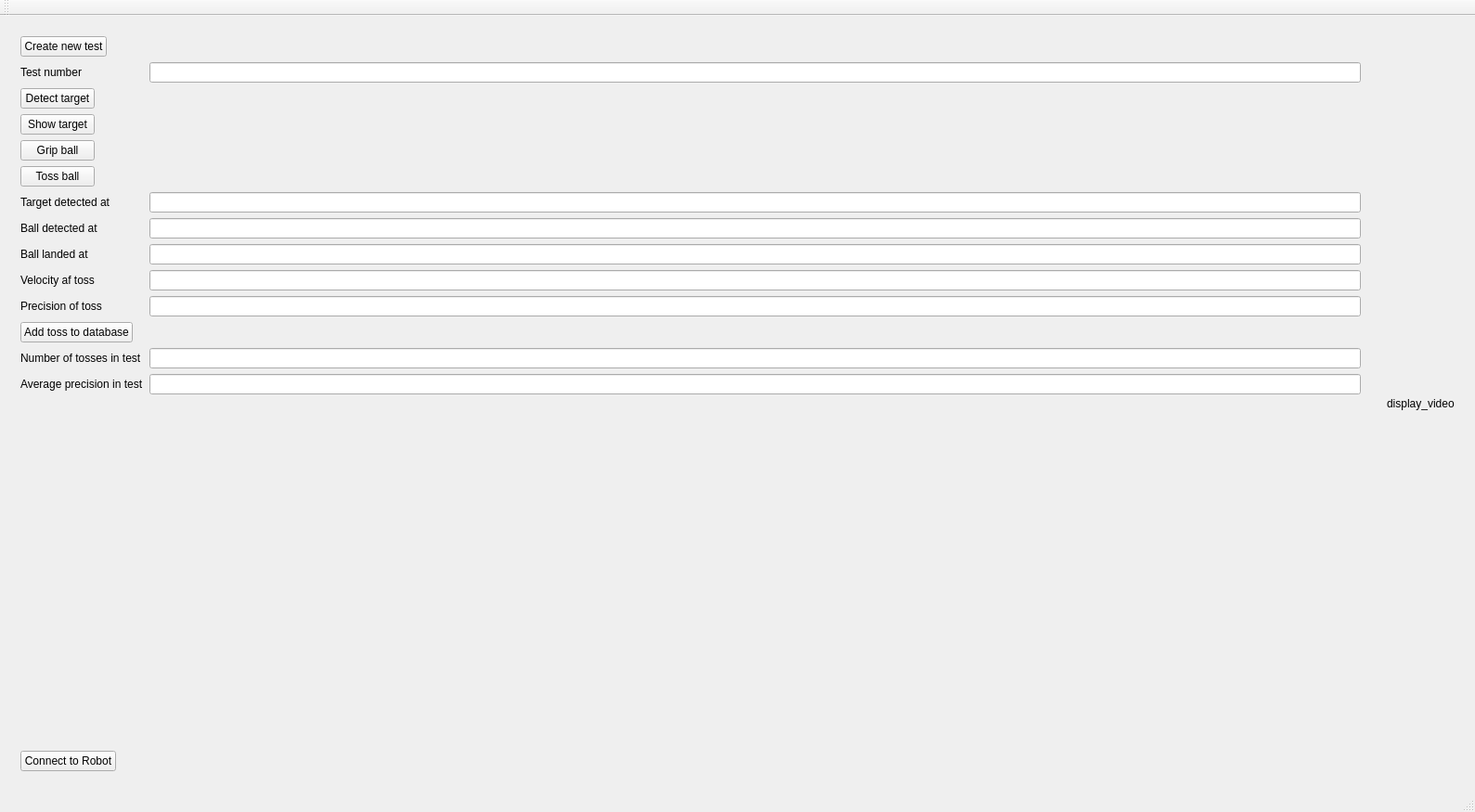
<?xml version="1.0" encoding="UTF-8"?>
<ui version="4.0">
 <class>MainWindow</class>
 <widget class="QMainWindow" name="MainWindow">
  <property name="geometry">
   <rect>
    <x>0</x>
    <y>0</y>
    <width>1589</width>
    <height>875</height>
   </rect>
  </property>
  <property name="windowTitle">
   <string>MainWindow</string>
  </property>
  <widget class="QWidget" name="centralWidget">
   <layout class="QHBoxLayout" name="horizontalLayout">
    <item>
     <widget class="QWidget" name="widget" native="true">
      <layout class="QFormLayout" name="formLayout">
       <item row="0" column="0">
        <widget class="QPushButton" name="pbCreateNewTest">
         <property name="text">
          <string>Create new test</string>
         </property>
        </widget>
       </item>
       <item row="1" column="0">
        <widget class="QLabel" name="label_7">
         <property name="text">
          <string>Test number</string>
         </property>
        </widget>
       </item>
       <item row="1" column="1">
        <widget class="QLineEdit" name="leTestNumber"/>
       </item>
       <item row="8" column="0">
        <widget class="QPushButton" name="pbGripBall">
         <property name="text">
          <string>Grip ball</string>
         </property>
        </widget>
       </item>
       <item row="14" column="0">
        <widget class="QLabel" name="label_6">
         <property name="text">
          <string>Target detected at</string>
         </property>
        </widget>
       </item>
       <item row="14" column="1">
        <widget class="QLineEdit" name="leTargetDetected"/>
       </item>
       <item row="15" column="0">
        <widget class="QLabel" name="label">
         <property name="text">
          <string>Ball detected at</string>
         </property>
        </widget>
       </item>
       <item row="16" column="0">
        <widget class="QLabel" name="label_2">
         <property name="text">
          <string>Ball landed at</string>
         </property>
        </widget>
       </item>
       <item row="17" column="0">
        <widget class="QLabel" name="label_3">
         <property name="text">
          <string>Velocity af toss</string>
         </property>
        </widget>
       </item>
       <item row="17" column="1">
        <widget class="QLineEdit" name="leVelocityToss"/>
       </item>
       <item row="18" column="0">
        <widget class="QLabel" name="label_8">
         <property name="text">
          <string>Precision of toss</string>
         </property>
        </widget>
       </item>
       <item row="18" column="1">
        <widget class="QLineEdit" name="leTossPrecision"/>
       </item>
       <item row="22" column="0">
        <widget class="QPushButton" name="pbAddToss">
         <property name="text">
          <string>Add toss to database</string>
         </property>
        </widget>
       </item>
       <item row="23" column="0">
        <widget class="QLabel" name="label_4">
         <property name="text">
          <string>Number of tosses in test</string>
         </property>
        </widget>
       </item>
       <item row="23" column="1">
        <widget class="QLineEdit" name="leNumberOfTosses"/>
       </item>
       <item row="24" column="0">
        <widget class="QLabel" name="label_5">
         <property name="text">
          <string>Average precision in test</string>
         </property>
        </widget>
       </item>
       <item row="24" column="1">
        <widget class="QLineEdit" name="lePrecision"/>
       </item>
       <item row="15" column="1">
        <widget class="QLineEdit" name="leBallDeteced">
         <property name="text">
          <string/>
         </property>
        </widget>
       </item>
       <item row="16" column="1">
        <widget class="QLineEdit" name="leBallLanded"/>
       </item>
       <item row="5" column="0">
        <widget class="QPushButton" name="pbDetectTarget">
         <property name="text">
          <string>Detect target</string>
         </property>
        </widget>
       </item>
       <item row="9" column="0">
        <widget class="QPushButton" name="pbTossBall">
         <property name="text">
          <string>Toss ball</string>
         </property>
        </widget>
       </item>
       <item row="26" column="0">
        <widget class="QPushButton" name="pbConnecToRobot">
         <property name="text">
          <string>Connect to Robot</string>
         </property>
        </widget>
       </item>
       <item row="25" column="0">
        <spacer name="verticalSpacer">
         <property name="orientation">
          <enum>Qt::Vertical</enum>
         </property>
         <property name="sizeHint" stdset="0">
          <size>
           <width>20</width>
           <height>40</height>
          </size>
         </property>
        </spacer>
       </item>
       <item row="7" column="0">
        <widget class="QPushButton" name="pbShowTarget">
         <property name="text">
          <string>Show target</string>
         </property>
        </widget>
       </item>
      </layout>
     </widget>
    </item>
    <item>
     <widget class="QWidget" name="widget_2" native="true">
      <layout class="QVBoxLayout" name="verticalLayout_2">
       <item>
        <widget class="QLabel" name="display_video">
         <property name="text">
          <string>display_video</string>
         </property>
        </widget>
       </item>
      </layout>
     </widget>
    </item>
   </layout>
  </widget>
  <widget class="QMenuBar" name="menuBar">
   <property name="geometry">
    <rect>
     <x>0</x>
     <y>0</y>
     <width>1589</width>
     <height>22</height>
    </rect>
   </property>
  </widget>
  <widget class="QToolBar" name="mainToolBar">
   <attribute name="toolBarArea">
    <enum>TopToolBarArea</enum>
   </attribute>
   <attribute name="toolBarBreak">
    <bool>false</bool>
   </attribute>
  </widget>
  <widget class="QStatusBar" name="statusBar"/>
 </widget>
 <layoutdefault spacing="6" margin="11"/>
 <resources/>
 <connections/>
</ui>
